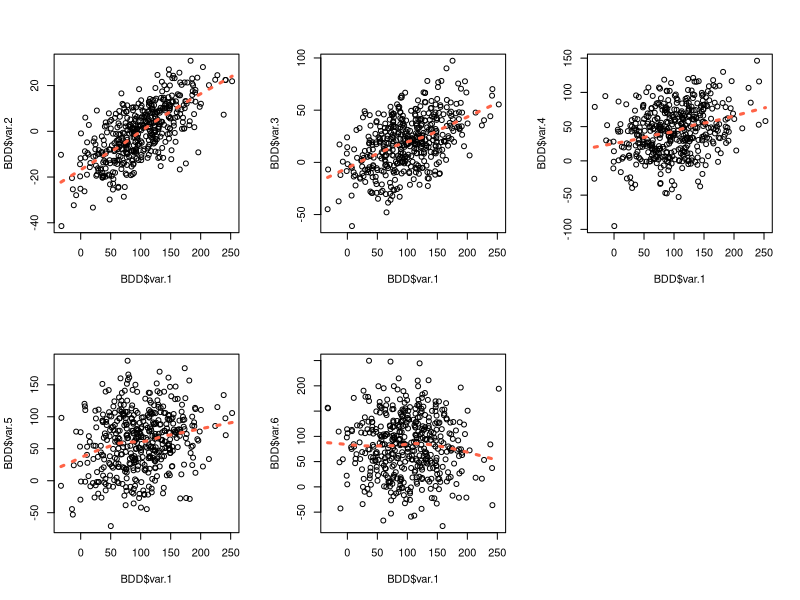
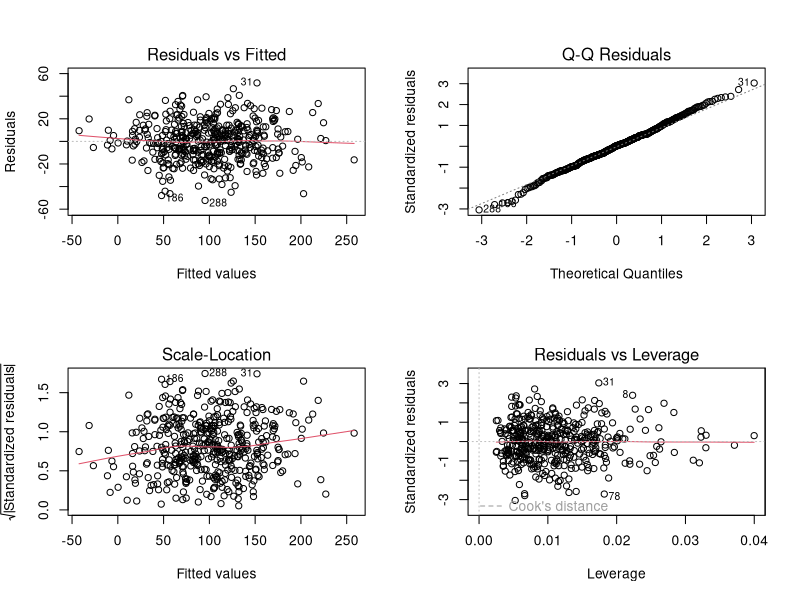

The R source for these figures, in order:
## ---- chunk 1

#Variables

var.2<- rnorm(450, 0, 12)
var.3<- rnorm(450, 20, 24)
var.4<- rnorm(450, 40, 36)
var.5<- rnorm(450, 60, 48)
var.6<- rnorm(450, 80, 60)

#Coefficients

A <- 3
B <- 1
C <- 0.5
D <- 0.2
E <- 0

#On construit la variable d'interet "var.1", qui est la combinaison des variables precedemment crees, selon des coefficients determines, et un bruit blanc

var.1 <- 48 + A*var.2 + B*var.3 + C*var.4 + D*var.5 + E*var.6 + rnorm(450, 0 , 17)  

#On structure la BDD

BDD <- data.frame(var.1,var.2, var.3, var.4, var.5, var.6)
str(BDD)
## ---- chunk 2
par(mfrow=c(2,3))
plot(BDD$var.1, BDD$var.2, lty= 5)
with(BDD, lines(loess.smooth(var.1, var.2), col = "tomato", lwd=3, lty= "dotted"))
plot(BDD$var.1, BDD$var.3, lty= 5)
with(BDD, lines(loess.smooth(var.1, var.3), col = "tomato", lwd=3, lty= "dotted"))
plot(BDD$var.1, BDD$var.4, lty= 5)
with(BDD, lines(loess.smooth(var.1, var.4), col = "tomato", lwd=3, lty= "dotted"))
plot(BDD$var.1, BDD$var.5, lty= 5)
with(BDD, lines(loess.smooth(var.1, var.5), col = "tomato", lwd=3, lty= "dotted"))
plot(BDD$var.1, BDD$var.6, lty= 5)
with(BDD, lines(loess.smooth(var.1, var.6), col = "tomato", lwd=3, lty= "dotted"))
## ---- chunk 3
M.Lineaire.1 <- lm(formula = var.1 ~ var.2 + var.3 + var.4 + var.5 + var.6, data= BDD)
summary(M.Lineaire.1)
## ---- chunk 4
M.Lineaire.2 <- lm(formula = var.1 ~ var.3 + var.4 + var.5 + var.6, data= BDD)

anova(M.Lineaire.1, M.Lineaire.2)
## ---- chunk 5
M.Lineaire.0 <- lm(formula = var.1 ~ var.4 + var.5 + var.6, data= BDD)
null <-lm(formula = var.1 ~ 1, data= BDD)
full<- lm(formula = var.1 ~ var.2 + var.3 + var.4 + var.5 + var.6, data= BDD)

step(M.Lineaire.0, #le model initial a tester
     direction = "both", #regarde dans les deux directions, c'est a dire vers les models plus complets mais aussi vers ceux moins complet
     scope = list(lower=null,upper=full), #les models le plus pauvre/riche autorise
     criterion = "BIC", #1er arugment sur le critere de selection
     k = log(nrow(BDD))) #2nd argument ; pour comparer en fonction de l'AIC on retirera ces deux derniers arguments
## ---- chunk 6
par(mfrow=c(2,2))
plot(lm(formula = var.1 ~ var.2 + var.3 + var.4 + var.5, data= BDD))
